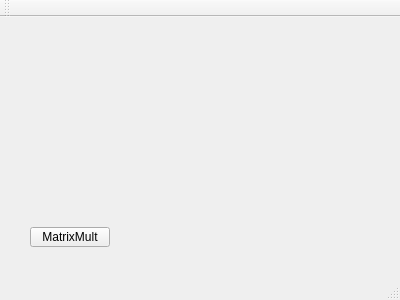
<?xml version="1.0" encoding="UTF-8"?>
<ui version="4.0">
 <class>MainWindow</class>
 <widget class="QMainWindow" name="MainWindow">
  <property name="geometry">
   <rect>
    <x>0</x>
    <y>0</y>
    <width>400</width>
    <height>300</height>
   </rect>
  </property>
  <property name="windowTitle">
   <string>MainWindow</string>
  </property>
  <widget class="QWidget" name="centralWidget">
   <widget class="QPushButton" name="pushButton">
    <property name="geometry">
     <rect>
      <x>30</x>
      <y>210</y>
      <width>80</width>
      <height>20</height>
     </rect>
    </property>
    <property name="text">
     <string>MatrixMult</string>
    </property>
   </widget>
  </widget>
  <widget class="QMenuBar" name="menuBar">
   <property name="geometry">
    <rect>
     <x>0</x>
     <y>0</y>
     <width>400</width>
     <height>21</height>
    </rect>
   </property>
  </widget>
  <widget class="QToolBar" name="mainToolBar">
   <attribute name="toolBarArea">
    <enum>TopToolBarArea</enum>
   </attribute>
   <attribute name="toolBarBreak">
    <bool>false</bool>
   </attribute>
  </widget>
  <widget class="QStatusBar" name="statusBar"/>
 </widget>
 <layoutdefault spacing="6" margin="11"/>
 <resources/>
 <connections/>
</ui>
